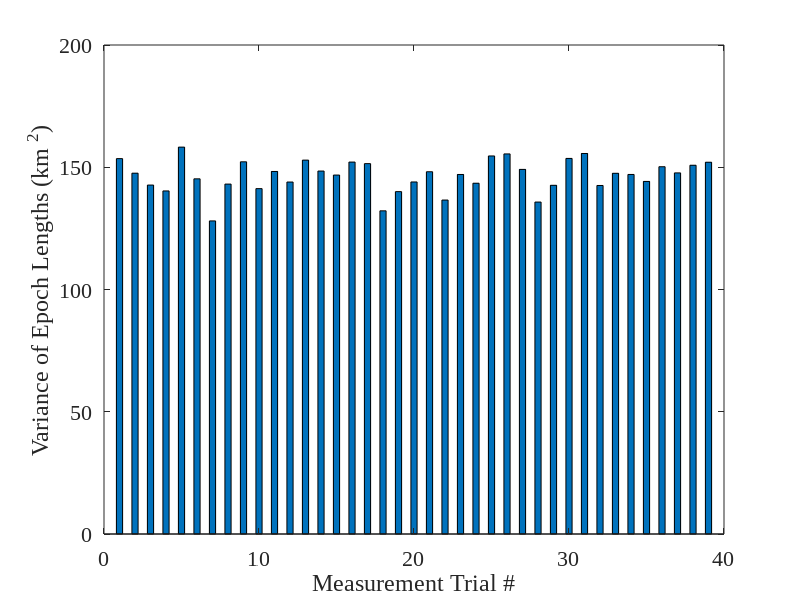

Here is the MATLAB script that generated this plot:
% Bar chart code

function City_Street_Tr

load variance.txt
 y1 = variance(:,1);
 y1 = y1 /1000000;

mean_y1 = mean(y1);
txt = sprintf('mean = %f', mean_y1);
disp(txt);

plot_bar(y1);
end

%--------plot bar chart-----------------------------
function plot_bar (y)

   % bar(y, 'k') ;
    bar(y, 0.4) ;
    fs = 16;
    fn = 'Times New Roman';
    set(gca,'FontSize',fs,'FontName',fn);
    xlabel('Measurement Trial #');
   ylabel('Variance of Epoch Lengths (km ^2)');
end
%-------------------------------------------------
